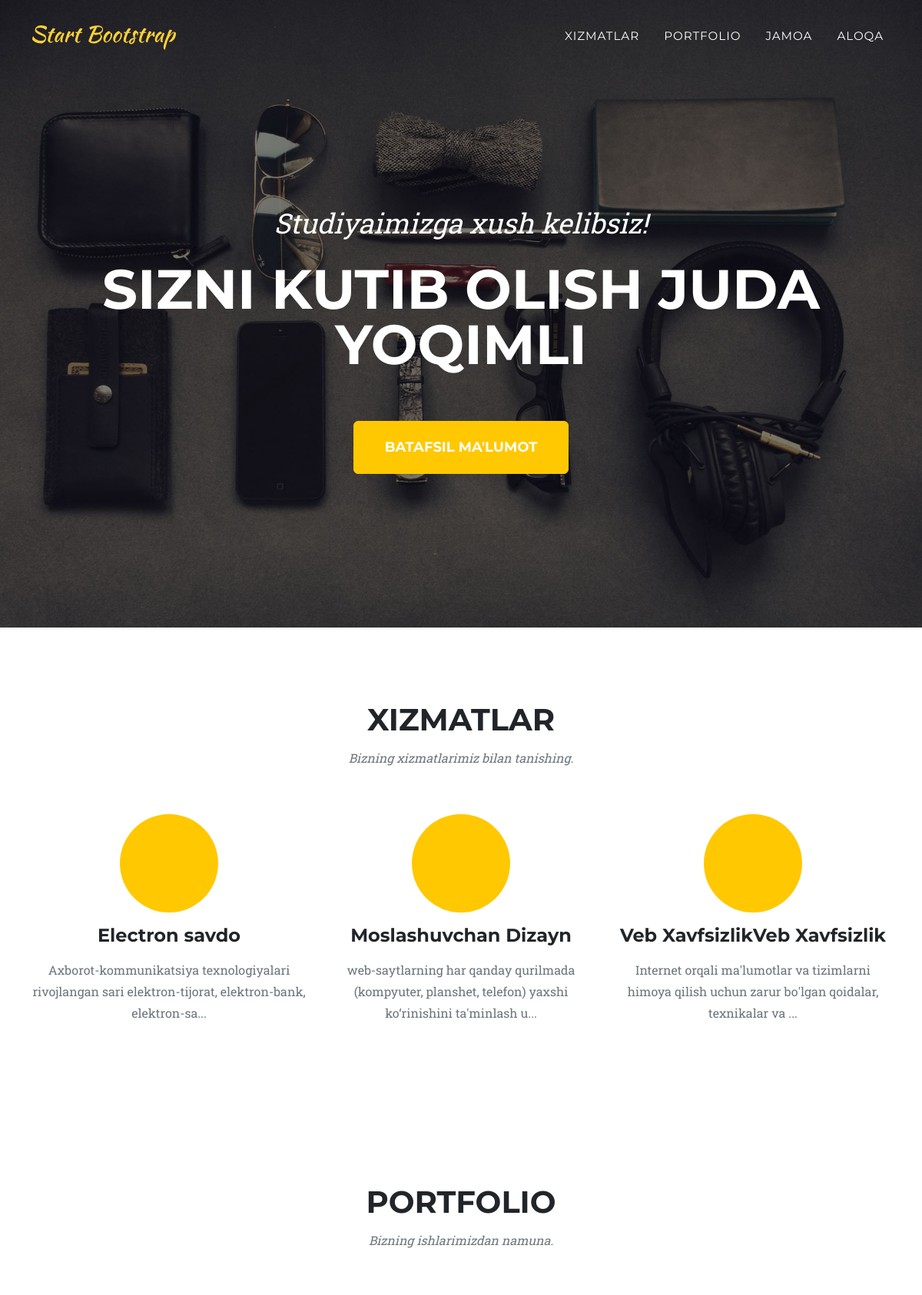
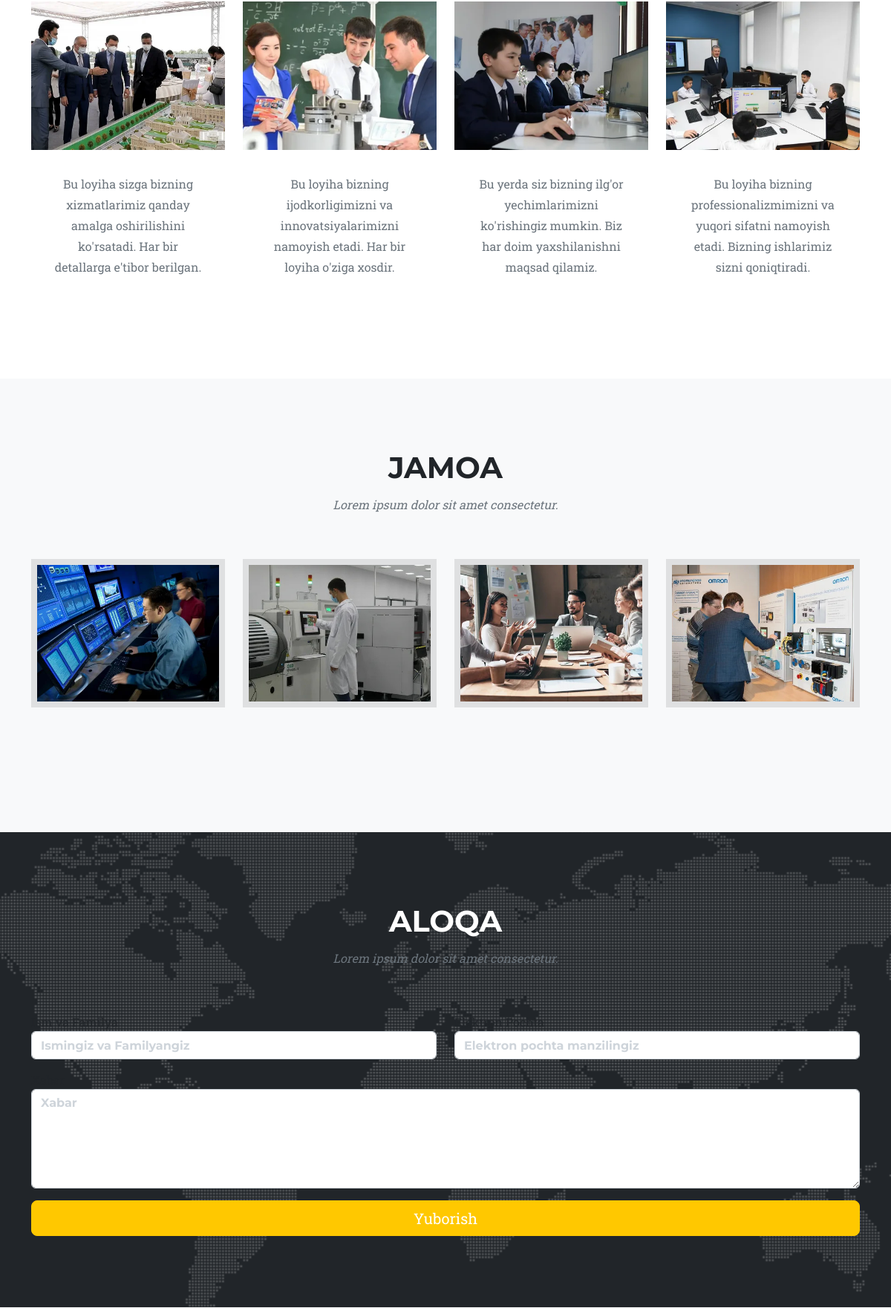
The page / (upper part) on the database its author committed (2 pictures, top to bottom).
### main/models.py (models this page shows, shortened)
class Service(models.Model):
    title = models.CharField(max_length=100)
    description = models.TextField()
    icon = models.CharField(max_length=50)  # Store the icon class name

class Portfolio(models.Model):
    title = models.CharField(max_length=100)
    image = models.ImageField(upload_to='portfolio/')
    description = models.TextField()

class Team(models.Model):
    image = models.ImageField(upload_to='team/')

### main/views.py (the view)
# urls.py: urlpatterns = [path('', index)]
def index(request):
    services = Service.objects.all()
    portfolio = Portfolio.objects.all()
    image = Team.objects.all()
    return render(request, 'index.html', {'services': services,
                                          'portfolio': portfolio,
                                          'image': image})

### template/index.html (shortened to what this page needs)
<!DOCTYPE html>
<html lang="en">
    <head>
        <link href="static/css/styles.css" rel="stylesheet" />
    </head>
    <body id="page-top">
        <nav class="navbar navbar-expand-lg navbar-dark fixed-top" id="mainNav">
            <div class="container">
                <a class="navbar-brand" href="#page-top"><img src="assets/img/navbar-logo.svg" alt="..." /></a>
                <div class="collapse navbar-collapse" id="navbarResponsive">
                    <ul class="navbar-nav text-uppercase ms-auto py-4 py-lg-0">
                        <li class="nav-item"><a class="nav-link" href="#services">Xizmatlar</a></li>
                        <li class="nav-item"><a class="nav-link" href="#portfolio">Portfolio</a></li>
                        <li class="nav-item"><a class="nav-link" href="#team">Jamoa</a></li>
                        <li class="nav-item"><a class="nav-link" href="#contact">Aloqa</a></li>
                    </ul>
                </div>
            </div>
        </nav>
        <header class="masthead">
            <div class="container">
                <div class="masthead-subheading">Studiyaimizga xush kelibsiz!</div>
                <div class="masthead-heading text-uppercase">Sizni kutib olish juda yoqimli</div>
                <a class="btn btn-primary btn-xl text-uppercase" href="#services">Batafsil ma'lumot</a>
            </div>
        </header>
    <section class="page-section" id="services">
        <div class="container">
            <div class="text-center">
                <h2 class="section-heading text-uppercase">Xizmatlar</h2>
                <h3 class="section-subheading text-muted">Bizning xizmatlarimiz bilan tanishing.</h3>
            </div>
            <div class="row text-center">
                {% for service in services %}
                    <div class="col-md-4">
                        <span class="fa-stack fa-4x">
                            <i class="fas fa-circle fa-stack-2x text-primary"></i>
                        </span>
                        <h4 class="my-3">{{ service.title }}</h4>
                        <p class="text-muted">{{ service.description|slice:":100" }}...</p>
                    </div>
                {% endfor %}
            </div>
        </div>
    </section>
               <section id="portfolio" class="page-section">
        <div class="container">
            <div class="text-center">
                <h2 class="section-heading text-uppercase">Portfolio</h2>
                <h3 class="section-subheading text-muted">Bizning ishlarimizdan namuna.</h3>
            </div>
            <div class="row">
                {% for p in portfolio %}
                <div class="col-md-3 portfolio-item">
                    <a href="#" class="portfolio-link">
                        <img src="{{ p.image.url }}" alt="{{ p.title }}">
                    </a>
                    <div class="portfolio-caption">
                        <p class="text-muted">{{ p.description }}</p>
                    </div>
                </div>
                {% endfor %}
            </div>
        </div>
    </section>
<section class="page-section bg-light" id="team">
    <div class="container">
        <div class="text-center">
            <h2 class="section-heading text-uppercase">Jamoa</h2>
            <h3 class="section-subheading text-muted">Lorem ipsum dolor sit amet consectetur.</h3>
        </div>
        <div class="row">
            {% for i in image %}
            <div class="col-md-3 col-sm-6 mb-4">
                <div class="team-member">
                    <img src="{{ i.image.url }}"  />
                </div>
            </div>
            {% endfor %}
        </div>
    </div>
</section>
        <section class="page-section" id="contact">
            <div class="container">
                <div class="text-center">
                    <h2 class="section-heading text-uppercase">Aloqa</h2>
                    <h3 class="section-subheading text-muted">Lorem ipsum dolor sit amet consectetur.</h3>
                </div>
                <form id="contactForm" data-sb-form-api-token="API_TOKEN">
                    <div class="row">
                        <div class="col-md-6 mb-3">
                            <label for="name">Ism va Familya</label>
                            <input class="form-control" id="name" type="text" placeholder="Ismingiz va Familyangiz" data-sb-validations="required" />
                        </div>
                        <div class="col-md-6 mb-3">
                            <label for="email">Elektron Pochta</label>
                            <input class="form-control" id="email" type="email" placeholder="Elektron pochta manzilingiz" data-sb-validations="required,email" />
                        </div>
                    </div>
                    <div class="row">
                        <div class="col-md-12 mb-3">
                            <label for="message">Xabar</label>
                            <textarea class="form-control" id="message" rows="5" placeholder="Xabar" data-sb-validations="required"></textarea>
                        </div>
                    </div>
                    <div class="d-grid">
                        <button class="btn btn-primary btn-lg" id="submitButton" type="submit">Yuborish</button>
                    </div>
                </form>
            </div>
        </section>
    </body>
</html>

### template/index.html (style rules this page uses)
.portfolio-item img { width: 100%; height: 200px; object-fit: cover; }
.team-member img { width: 100%; height: 200px; object-fit: cover; }

### rows shown on the page
Service: title "Electron savdo", description "Axborot-kommunikatsiya texnologiyalari rivojlangan sari elektron-tijorat, elektron-bank, elektron-sa"
Service: title "Moslashuvchan Dizayn", description "web-saytlarning har qanday qurilmada (kompyuter, planshet, telefon) yaxshi ko‘rinishini ta'minlash u"
Service: title "Veb XavfsizlikVeb Xavfsizlik", description "Internet orqali ma'lumotlar va tizimlarni himoya qilish uchun zarur bo'lgan qoidalar, texnikalar va"
Portfolio: image (picture), description "Bu loyiha sizga bizning xizmatlarimiz qanday amalga oshirilishini ko'rsatadi. Har bir detallarga e'tibor berilgan."
Portfolio: image (picture), description "Bu loyiha bizning ijodkorligimizni va innovatsiyalarimizni namoyish etadi. Har bir loyiha o'ziga xosdir."
Portfolio: image (picture), description "Bu yerda siz bizning ilg'or yechimlarimizni ko'rishingiz mumkin. Biz har doim yaxshilanishni maqsad qilamiz."
Portfolio: image (picture), description "Bu loyiha bizning professionalizmimizni va yuqori sifatni namoyish etadi. Bizning ishlarimiz sizni qoniqtiradi."
Team: image (picture)
Team: image (picture)
Team: image (picture)
Team: image (picture)
